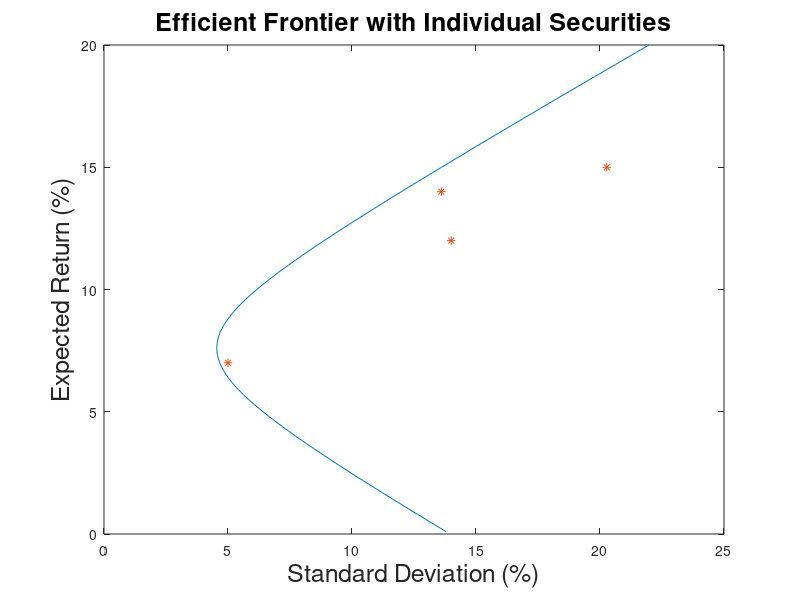
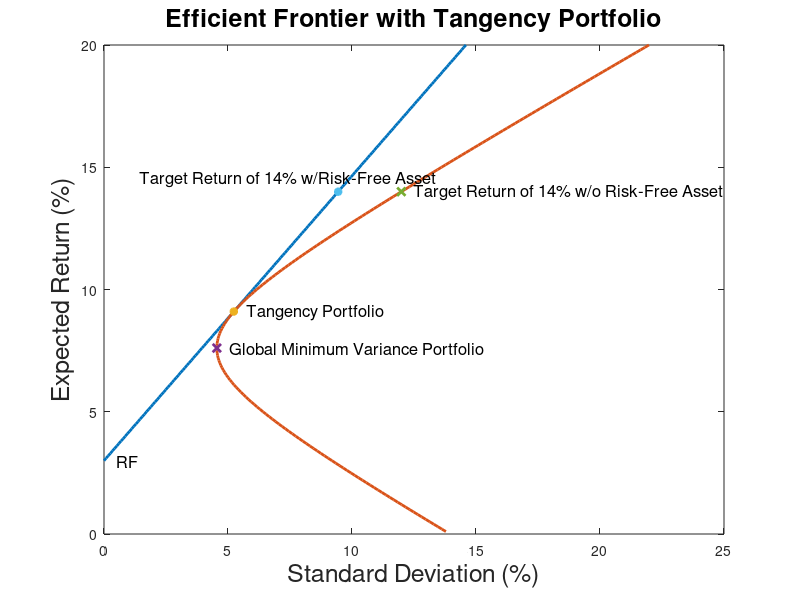

Write the MATLAB code that produced these figures, in order.
clear all;
close all;
 
%%%%%%%%%%%%%%%%%%%%%%%%%%%%%%%%%%%%%%%%%%%%%%%%%%%%%%%%
% Mean Variance Optimizer Inputs
%%%%%%%%%%%%%%%%%%%%%%%%%%%%%%%%%%%%%%%%%%%%%%%%%%%%%%%%
 
% S is matrix of security covariances
S = [185 86.5 80 20; 86.5 196 76 13.5; 80 76 411 -19; 20 13.5 -19 25]
 
% Vector of security expected returns
zbar = [14; 12; 15; 7]
 
% Risk Free Asset Return
R = 3
 
% Target Return
mu_tar = 14
 
%%%%%%%%%%%%%%%%%%%%%%%%%%%%%%%%%%%%%%%%%%%%%%%%%%%%%%%
% Calculating Variables
%%%%%%%%%%%%%%%%%%%%%%%%%%%%%%%%%%%%%%%%%%%%%%%%%%%%%%%
 
% Unity vector..must have same length as zbar
unity = ones(length(zbar),1)
 
% Vector of security standard deviations
stdevs = sqrt(diag(S))
 
A = unity'*S^-1*unity
B = unity'*S^-1*zbar
C = zbar'*S^-1*zbar
D = A*C-B^2
 
% Calculate Lambda and Gamma
lambda_target = (C - mu_tar*B)/D;
gamma_target =  (mu_tar*A-B)/D;
 
%%%%%%%%%%%%%%%%%%%%%%%%%%%%%%%%%%%%%%%%%%%%%%%%%%%%%%%
% Efficient Frontier
%%%%%%%%%%%%%%%%%%%%%%%%%%%%%%%%%%%%%%%%%%%%%%%%%%%%%%%
mu = 1:200;
mu = mu/10;
 
minvar = ((A*mu.^2)-2*B*mu+C)/D;
minstd = sqrt(minvar);
 
plot(minstd,mu,stdevs,zbar,'*')
title('Efficient Frontier with Individual Securities','fontsize',18)
ylabel('Expected Return (%)','fontsize',18)
xlabel('Standard Deviation (%)','fontsize',18)
 
%%%%%%%%%%%%%%%%%%%%%%%%%%%%%%%%%%%%%%%%%%%%%%%%%%%%%%%
% Global Minimum Variance Portfolio
%%%%%%%%%%%%%%%%%%%%%%%%%%%%%%%%%%%%%%%%%%%%%%%%%%%%%%%
 
% Mean and Variance of Global Minimum Variance Portfolio
mu_g = B/A
var_g = 1/A
std_g = sqrt(var_g)
 
% Minimum Variance Portfolio Weights
w_g = (S^-1*unity)/A
 
%%%%%%%%%%%%%%%%%%%%%%%%%%%%%%%%%%%%%%%%%%%%%%%%%%%%%%%
% Tangency Portfolio with a Risk Free Asset
%%%%%%%%%%%%%%%%%%%%%%%%%%%%%%%%%%%%%%%%%%%%%%%%%%%%%%%
 
% Expected Return of Tangency Portfolio
ztan = (C-B*R)/(B-A*R);
 
% Variance and Standard Deviation of Tangency Portfolio
vartan = (C-2*R*B + R^2*A)/((B-A*R)^2);
stdtan = sqrt(vartan);
 
% Weights for Tangency Portfolio
w_tan = (S^-1*(zbar - R*unity))/(B-A*R)
 
% Tangency Line
mu_tan = mu(mu >= R);
minvar_rf = (mu_tan-R).^2/(C-2*R*B+A*R^2);
minstd_rf = sqrt(minvar_rf);
 
% Weights for w_d (tangency when R=0)
w_d = (S^-1*zbar)/B;
 
%%%%%%%%%%%%%%%%%%%%%%%%%%%%%%%%%%%%%%%%%%%%%%%%%%%%%%%
% Target Return Portfolio w/and w/o Risk Free Asset
%%%%%%%%%%%%%%%%%%%%%%%%%%%%%%%%%%%%%%%%%%%%%%%%%%%%%%%
 
% Weights for portfolio with target return = 14%, w/o risk-free asset
 
w_s = (lambda_target*A)*w_g + (gamma_target*B)*w_d;
 
% Expected Return of Target Portfolio (should match target)
mu_s = w_s'*zbar;
 
% Variance and Standard Deviation of target portfolio
var_s = w_s'*S*w_s;
std_s = sqrt(var_s);
 
% Weights for portfolio with target return = 14%, w/risk free asset
 
y = (mu_tar - R)/(ztan-R);
stdtar = stdtan*y;
 
%%%%%%%%%%%%%%%%%%%%%%%%%%%%%%%%%%%%%%%%%%%%%%%%%%%%%%%%
% Tangency Plot
%%%%%%%%%%%%%%%%%%%%%%%%%%%%%%%%%%%%%%%%%%%%%%%%%%%%%%%%
 
figure
plot(minstd_rf,'linewidth',2,mu_tan,minstd,'linewidth',2,mu,stdtan,ztan,'*','linewidth',2,std_g,mu_g,'x','linewidth',2,std_s,mu_s,'x','linewidth',2,stdtar,mu_tar,'*','linewidth',2)
text(0.5,R,'RF','fontsize',12);
text(0.5+std_g,mu_g,'Global Minimum Variance Portfolio','fontsize',12);
text(0.5+stdtan,ztan,'Tangency Portfolio','fontsize',12);
text(0.5+std_s,mu_s,'Target Return of 14% w/o Risk-Free Asset','fontsize',12);
text(stdtar-8,mu_tar+0.5,'Target Return of 14% w/Risk-Free Asset','fontsize',12);
title('Efficient Frontier with Tangency Portfolio','fontsize',18)
ylabel('Expected Return (%)','fontsize',18)
xlabel('Standard Deviation (%)','fontsize',18)